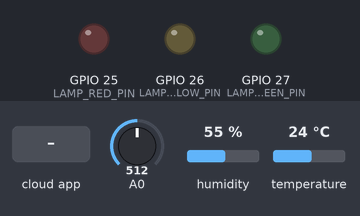
A sketch run on a simulated ESP8266 (NodeMCU). Parts: output pins drawn as LEDs (lit = HIGH). Inputs (shaded band) come from the test bench; at power-on: A0 = 512, humidity 55 %, temperature 24 °C. WiFi joins after 1.5 s; servers stay silent unless stated; the Firebase database answers and starts empty; what the sketch prints to the serial monitor is not drawn.

Above: at 2.7 s.
2.8 s: the phone or cloud app sets LED_GREEN to 1
At 3.6 s:
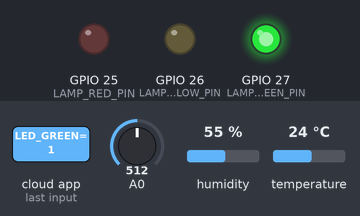
6.4 s: the phone or cloud app sets LED_YELLOW to 1
At 10.9 s:
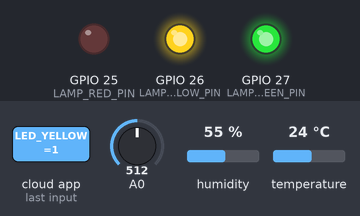
11.9 s: the phone or cloud app sets LED_RED to 1
At 18.1 s:
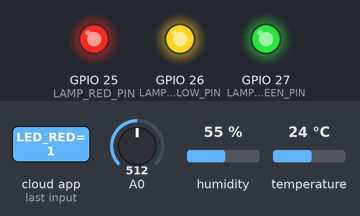
19.1 s: the phone or cloud app sets LED_GREEN to 0
At 25.5 s:
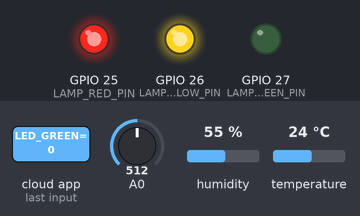
25.9 s: the phone or cloud app sets LED_YELLOW to 0
At 32.8 s:
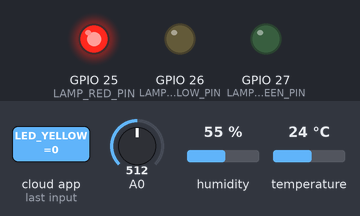
33.1 s: the phone or cloud app sets LED_GREEN to 1
At 39.7 s:
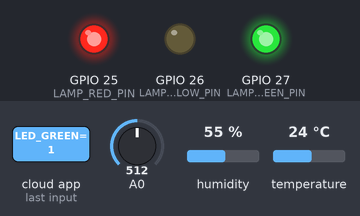
Timing chart, 0 to 41.1 s (numbered marks = the images above; inputs shaded):
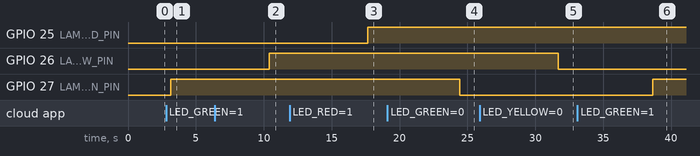

Measured:
- after the input at 2.8 s, GPIO 27 (LAMP_GREEN_PIN): LOW → HIGH after 0.35 s
- after the input at 6.4 s, GPIO 26 (LAMP_YELLOW_PIN): LOW → HIGH after 4.0 s
- after the input at 11.9 s, GPIO 25 (LAMP_RED_PIN): LOW → HIGH after 5.7 s
- after the input at 19.1 s, GPIO 27 (LAMP_GREEN_PIN): HIGH → LOW after 5.3 s
- after the input at 25.9 s, GPIO 26 (LAMP_YELLOW_PIN): HIGH → LOW after 5.8 s
- after the input at 33.1 s, GPIO 27 (LAMP_GREEN_PIN): LOW → HIGH after 5.5 s

The sketch:

esp32.ino
```cpp
#include <DHT11.h>
#if defined(ESP32)
  #include <WiFi.h>
#elif defined(ESP8266)
  #include <ESP8266WiFi.h>
#endif
#include <Firebase_ESP_Client.h>

// Provide the token generation process info.
#include "addons/TokenHelper.h"
// Provide the RTDB payload printing info and other helper functions.
#include "addons/RTDBHelper.h"

// Definisi Pin
#define MQ135_PIN 34         // Pin Analog untuk MQ-135
#define LAMP_RED_PIN 25      // Pin Digital untuk Lampu Merah
#define LAMP_YELLOW_PIN 26   // Pin Digital untuk Lampu Kuning
#define LAMP_GREEN_PIN 27    // Pin Digital untuk Lampu Hijau
#define Kipas_PIN 14         // Pin Digital untuk Kipas
DHT11 dht(14);

// Wi-Fi dan Firebase credentials
#define WIFI_SSID "Fiaa"
#define WIFI_PASSWORD "12345678"
#define API_KEY "ur token"
#define DATABASE_URL "firebase"

// Firebase objects
FirebaseData fbdo;
FirebaseAuth auth;
FirebaseConfig config;

unsigned long sendDataPrevMillis = 0;
bool signupOK = false;

void setup() {
  Serial.begin(115200);

  // Inisialisasi Wi-Fi
  WiFi.begin(WIFI_SSID, WIFI_PASSWORD);
  Serial.print("Connecting to Wi-Fi");
  while (WiFi.status() != WL_CONNECTED) {
    Serial.print(".");
    delay(300);
  }
  Serial.println();
  Serial.print("Connected with IP: ");
  Serial.println(WiFi.localIP());

  // Konfigurasi Firebase
  config.api_key = API_KEY;
  config.database_url = DATABASE_URL;
  config.token_status_callback = tokenStatusCallback;

  if (Firebase.signUp(&config, &auth, "", "")) {
    Serial.println("Firebase SignUp OK");
    signupOK = true;
  } else {
    Serial.printf("SignUp Error: %s\n", config.signer.signupError.message.c_str());
  }

  Firebase.begin(&config, &auth);
  Firebase.reconnectWiFi(true);

  // Konfigurasi Pin
  pinMode(LAMP_RED_PIN, OUTPUT);
  pinMode(LAMP_YELLOW_PIN, OUTPUT);
  pinMode(LAMP_GREEN_PIN, OUTPUT);
  pinMode(Kipas_PIN, OUTPUT);

  Serial.println("Sistem Monitoring Kualitas Udara Dimulai.");
}

void loop() {
  // Membaca nilai dari sensor MQ-135
  int airQualityValue = analogRead(MQ135_PIN);

  // Membaca suhu dan kelembaban dari DHT
  float suhu = dht.readTemperature();
  float kelembaban = dht.readHumidity();

  if (Firebase.ready() && signupOK && (millis() - sendDataPrevMillis > 5000 || sendDataPrevMillis == 0)) {
    sendDataPrevMillis = millis();

    // Upload sensor data ke Firebase
    Firebase.RTDB.setInt(&fbdo, "/AirQuality", airQualityValue);
    Firebase.RTDB.setFloat(&fbdo, "/Temperature", suhu);
    Firebase.RTDB.setFloat(&fbdo, "/Humidity", kelembaban);

    // Membaca status LED dari Firebase
    if (Firebase.RTDB.getBool(&fbdo, "/LED_Status/LED_GREEN")) {
      bool greenLED = fbdo.boolData();
      digitalWrite(LAMP_GREEN_PIN, greenLED ? HIGH : LOW);
    }

    if (Firebase.RTDB.getBool(&fbdo, "/LED_Status/LED_YELLOW")) {
      bool yellowLED = fbdo.boolData();
      digitalWrite(LAMP_YELLOW_PIN, yellowLED ? HIGH : LOW);
    }

    if (Firebase.RTDB.getBool(&fbdo, "/LED_Status/LED_RED")) {
      bool redLED = fbdo.boolData();
      digitalWrite(LAMP_RED_PIN, redLED ? HIGH : LOW);
    }

    if (Firebase.RTDB.getBool(&fbdo, "/LED_Status/FAN")) {
      bool fan = fbdo.boolData();
      digitalWrite(Kipas_PIN, fan ? HIGH : LOW);
    }

    // Print status to Serial
    Serial.print("Air Quality: ");
    Serial.println(airQualityValue);
    Serial.print("Temperature: ");
    Serial.println(suhu);
    Serial.print("Humidity: ");
    Serial.println(kelembaban);
  }

  delay(5000);
}
```
